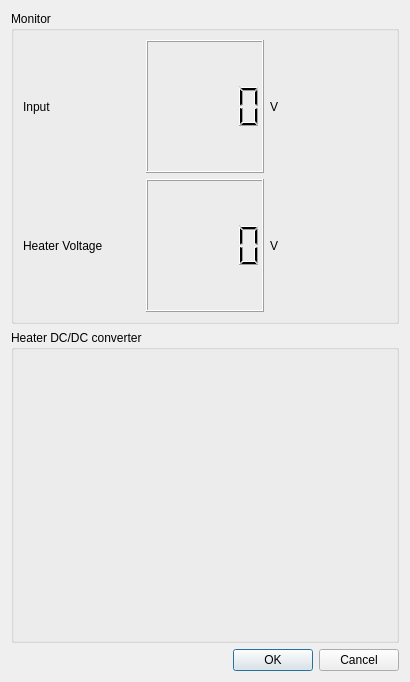
<?xml version="1.0" encoding="UTF-8"?>
<ui version="4.0">
 <class>PierceStatSettings</class>
 <widget class="QDialog" name="PierceStatSettings">
  <property name="geometry">
   <rect>
    <x>0</x>
    <y>0</y>
    <width>410</width>
    <height>682</height>
   </rect>
  </property>
  <property name="windowTitle">
   <string>Dialog</string>
  </property>
  <layout class="QVBoxLayout" name="verticalLayout">
   <item>
    <widget class="QGroupBox" name="groupBoxMonitor">
     <property name="sizePolicy">
      <sizepolicy hsizetype="Preferred" vsizetype="Preferred">
       <horstretch>0</horstretch>
       <verstretch>0</verstretch>
      </sizepolicy>
     </property>
     <property name="title">
      <string>Monitor</string>
     </property>
     <layout class="QGridLayout" name="gridLayout">
      <item row="0" column="1">
       <widget class="QLCDNumber" name="lcdInputVoltage"/>
      </item>
      <item row="0" column="2">
       <widget class="QLabel" name="labelV">
        <property name="text">
         <string>V</string>
        </property>
       </widget>
      </item>
      <item row="0" column="0">
       <widget class="QLabel" name="labelInputVoltage">
        <property name="text">
         <string>Input</string>
        </property>
       </widget>
      </item>
      <item row="1" column="1">
       <widget class="QLCDNumber" name="lcdNumber"/>
      </item>
      <item row="1" column="0">
       <widget class="QLabel" name="labelHeaterVoltage">
        <property name="text">
         <string>Heater Voltage</string>
        </property>
       </widget>
      </item>
      <item row="1" column="2">
       <widget class="QLabel" name="labelV2">
        <property name="text">
         <string>V</string>
        </property>
       </widget>
      </item>
     </layout>
    </widget>
   </item>
   <item>
    <widget class="QGroupBox" name="groupBox_2">
     <property name="title">
      <string>Heater DC/DC converter</string>
     </property>
    </widget>
   </item>
   <item>
    <widget class="QDialogButtonBox" name="buttonBox">
     <property name="orientation">
      <enum>Qt::Horizontal</enum>
     </property>
     <property name="standardButtons">
      <set>QDialogButtonBox::Cancel|QDialogButtonBox::Ok</set>
     </property>
    </widget>
   </item>
  </layout>
 </widget>
 <resources/>
 <connections>
  <connection>
   <sender>buttonBox</sender>
   <signal>accepted()</signal>
   <receiver>PierceStatSettings</receiver>
   <slot>accept()</slot>
   <hints>
    <hint type="sourcelabel">
     <x>248</x>
     <y>254</y>
    </hint>
    <hint type="destinationlabel">
     <x>157</x>
     <y>274</y>
    </hint>
   </hints>
  </connection>
  <connection>
   <sender>buttonBox</sender>
   <signal>rejected()</signal>
   <receiver>PierceStatSettings</receiver>
   <slot>reject()</slot>
   <hints>
    <hint type="sourcelabel">
     <x>316</x>
     <y>260</y>
    </hint>
    <hint type="destinationlabel">
     <x>286</x>
     <y>274</y>
    </hint>
   </hints>
  </connection>
 </connections>
</ui>
